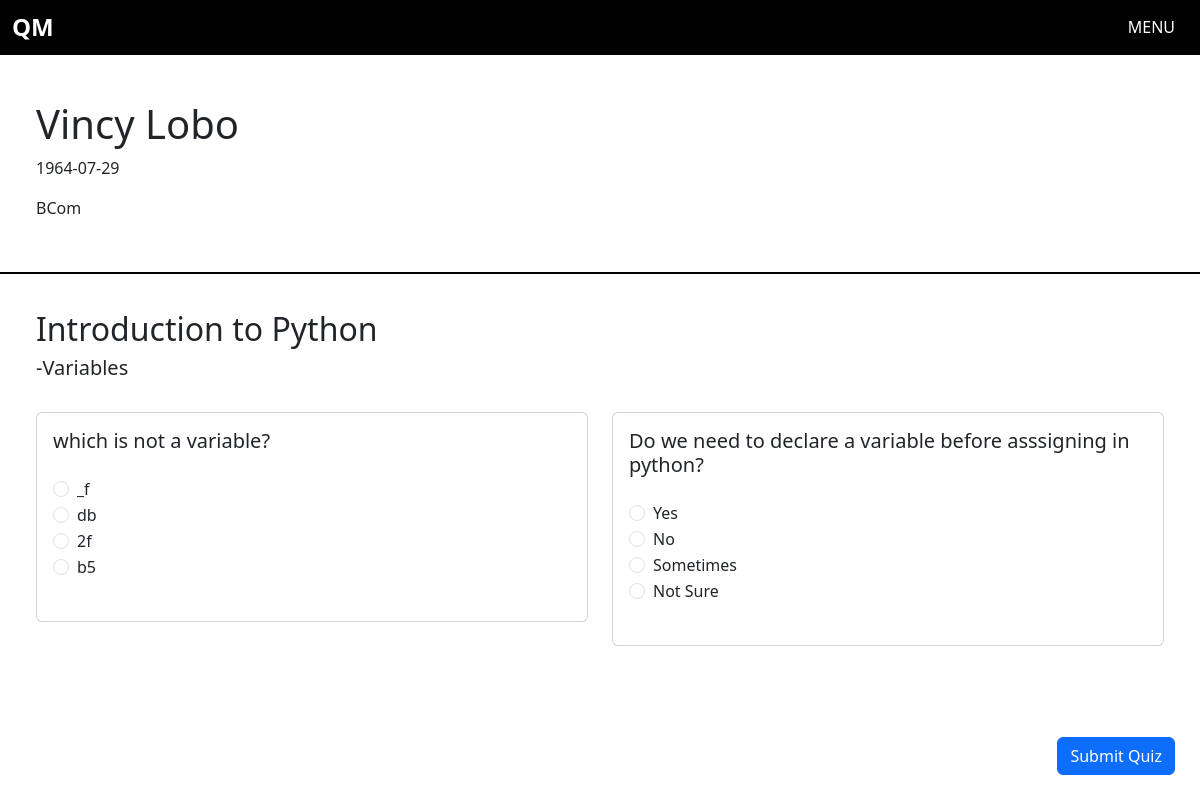
Page /questions/4 (signed in) on the committed database.
### app.py (models this page shows)
class Users(db.Model, UserMixin):
    __tablename__ = 'users'
    id = db.Column(db.Integer, primary_key = True)
    fname = db.Column(db.String(100), nullable = False)
    lname = db.Column(db.String(100), nullable = False)
    dob = db.Column(db.String, nullable = False)
    email = db.Column(db.String(200), nullable = False, unique = True)
    qualification = db.Column(db.String(200), nullable = True)
    username = db.Column(db.String(100), nullable = False, unique = True )
    password = db.Column(db.String(50), nullable = False)
    admin = db.Column(db.Boolean, default = False, nullable = False)
    flagged = db.Column(db.Boolean, default = False, nullable = False)
    subs = db.relationship('Subjects', secondary = 'enrollment', backref = 'enrolledSubs' )

class Subjects(db.Model):
    __tablename__ = 'subjects'
    id = db.Column(db.Integer, primary_key=True)
    name = db.Column(db.String(100), nullable = False)
    description = db.Column(db.String(150), nullable = False)
    usrs = db.relationship('Users', secondary = 'enrollment', backref = 'enrolledUsrs' )
    chaps = db.relationship('Chapters', backref = 'chapter')

class Chapters(db.Model):
    __tablename__ = 'chapters'
    id = db.Column(db.Integer, primary_key = True)
    title = db.Column(db.String(100), nullable = False)
    content = db.Column(db.String(500), nullable = False)
    sub_id = db.Column(db.Integer, db.ForeignKey('subjects.id'), unique = False, nullable = True)
    sub = db.relationship('Subjects', backref = 'subject')
    ques = db.relationship('Questions', backref = 'question')

class Questions(db.Model):
    __tablename__ = 'questions'
    id = db.Column(db.Integer, primary_key = True)
    ques = db.Column(db.String(500), nullable = False)
    option1 = db.Column(db.String(100), nullable = False)
    option2 = db.Column(db.String(100), nullable = False)
    option3 = db.Column(db.String(100), nullable = False)
    option4 = db.Column(db.String(100), nullable = False)
    correct = db.Column(db.String(100), nullable = False)
    chap_id = db.Column(db.Integer, db.ForeignKey('chapters.id'), unique = False, nullable = False)
    chap = db.relationship('Chapters', backref = 'chapters')

### app.py (the view)
@login_required
@app.route('/questions/<int:cid>', methods = ['GET','POST'])
def questions_view(cid):
    chap = Chapters.query.get(cid)
    subject = chap.sub.name
    ques = Questions.query.filter_by(chap_id = cid).all()
    return render_template('questions.html', ques = ques, subject = subject, chap = chap)

### app.py (called while the page is built)
@login_manager.user_loader
def load_user(user_id):
    return Users.query.get(int(user_id))

### templates/questions.html (shortened to what this page needs)
{% extends 'base.html' %}
{% block main %}
<div class="header">
    <h1>{{ current_user.fname }} {{ current_user.lname }}</h1>
    <p>{{ current_user.dob }}</p>
    <p>{{ current_user.qualification }}</p>
</div>
<div style="padding: 3%;">
    <div>
        <h2>{{ subject }} </h2>
        <h5>-{{ chap.title }}</h5>
    </div>
    <br>
    <div>
        {% if not current_user.admin %}
        <form action="/submit_quiz/{{ chap.id }}/{{ current_user.id }}" method="post" id="quizForm">
        {% endif %}
        <div class="row">
        {% for question in ques %}
        {% if question.chap_id == chap.id %}
        <div class="col-sm-6 mb-3">
            <div class="card">
            <div class="card-body">
                <h5 class="card-title mb-4">{{ question.ques }}</h5>
                <div class="form-check">
                    <input class="form-check-input" type="radio" name="{{ question.id }}" id="flexRadioDefault1" value="{{ question.option1 }}">
                    <label class="form-check-label" for="flexRadioDefault1">
                        {{ question.option1 }}
                    </label>
                </div>
                <div class="form-check">
                    <input class="form-check-input" type="radio" name="{{ question.id }}" id="flexRadioDefault2" value="{{ question.option2 }}">
                    <label class="form-check-label" for="flexRadioDefault2">
                        {{ question.option2 }}
                    </label>
                </div>
                <div class="form-check">
                    <input class="form-check-input" type="radio" name="{{ question.id }}" id="flexRadioDefault1" value="{{ question.option3 }}">
                    <label class="form-check-label" for="flexRadioDefault1">
                        {{ question.option3 }}
                    </label>
                </div>
                <div class="form-check">
                    <input class="form-check-input" type="radio" name="{{ question.id }}" id="flexRadioDefault2" value="{{ question.option4 }}">
                    <label class="form-check-label" for="flexRadioDefault2">
                        {{ question.option4 }}
                    </label>
                </div>
                <br>
            </div>
            </div>
        </div>
        {% endif %}
        {% endfor %}
    </div>
    {% if not current_user.admin %}
    </form>
    <button type="submit" class="btn btn-primary" form="quizForm" id="subQuiz">Submit Quiz</button>
    {% endif %}
{% endblock %}

### templates/base.html (shortened to what this page needs)
<!DOCTYPE html>
<html lang="en">
<head>
    <link href="https://cdn.jsdelivr.net/npm/bootstrap@5.3.3/dist/css/bootstrap.min.css" rel="stylesheet">
    <link rel="stylesheet" href="../static/css/style.css">
</head>
<body>
    <nav class="navbar fixed-top">
        <div class="container-fluid">
          <a class="navbar-brand" href="/"><h4 style="margin: 0;"><b>QM</b>
          </h4></a>
          <button class="navbar-toggler" type="button" data-bs-toggle="offcanvas" data-bs-target="#offcanvasNavbar" aria-controls="offcanvasNavbar" aria-label="Toggle navigation">
            <h6>MENU</h6>
          </button>
        </div>
      </nav>
    {% block main %}
    {% endblock %}
</body>
</html>

### static/css/style.css (style rules this page uses)
body { overflow-x: hidden; width: 100%; }
.navbar { background: #000 !important; color: #fff !important; }
.navbar h4 { color: #fff; }
.navbar-toggler h6 { margin: 0 !important; color: #fff; }
.header { padding: 100px 3% 3% 3%; border-bottom: 2px black solid; transition: ease 0.5s; }
#nsub, #nchap, #nques, #subQuiz { position: fixed; right: 25px; bottom: 25px; z-index: 333; }

### rows in the picture
Users: fname "Vincy", lname "Lobo", dob "1964-07-29", qualification "BCom"
Subjects: name "Introduction to Python"
Chapters: title "Variables"
Questions: ques "which is not a variable?", option1 "_f", option2 "db", option3 "2f", option4 "b5"
Questions: ques "Do we need to declare a variable before asssigning in python?", option1 "Yes", option2 "No", option3 "Sometimes", option4 "Not Sure"
